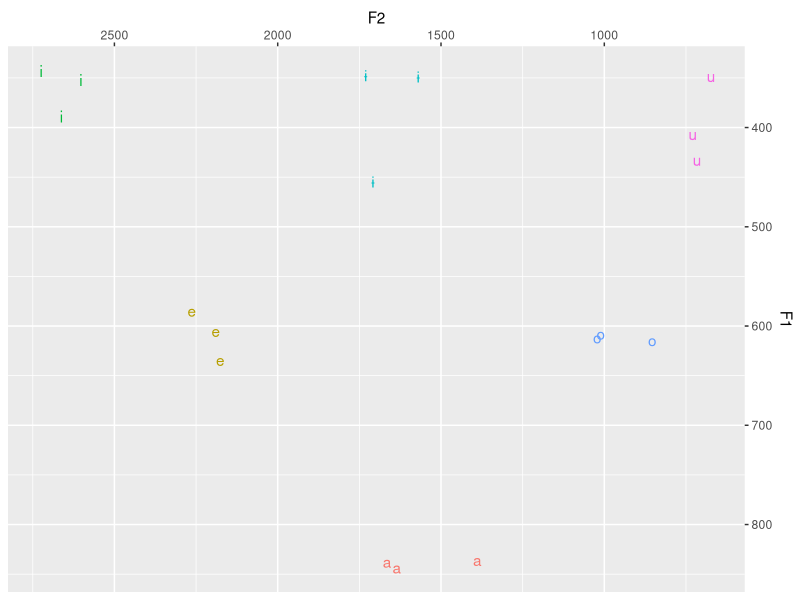

The R script that drew this image:
library(ggplot2)
setwd("...") # Put here path with the result.tsv file
df <- read.csv("result.txt", sep = "\t", fileEncoding = "UTF-8")
ggplot(data = df, aes(F2, F1, color = intervalname, label = intervalname))+
  geom_text(show.legend = F)+
  scale_y_reverse(position = "right")+
  scale_x_reverse(position = "top")
